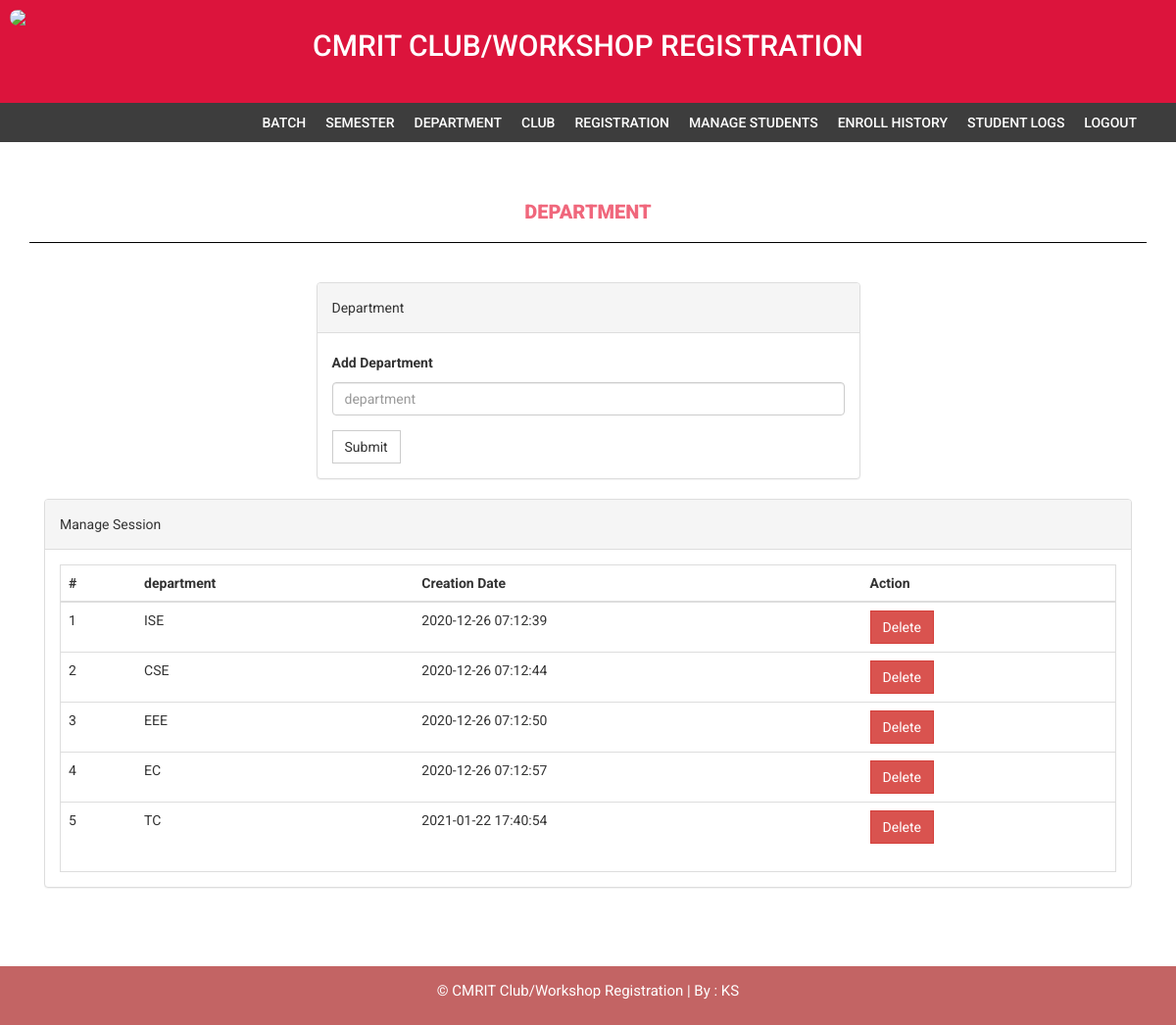
The page /admin/department.php (signed in) on the database its author committed.
### tables this page shows
CREATE TABLE `department` (
  `id` int(11) NOT NULL,
  `department` varchar(255) DEFAULT NULL,
  `creationDate` timestamp NULL DEFAULT current_timestamp()
);

### admin/department.php (the view, shortened to what this page needs)
<?php
if(strlen($_SESSION['alogin'])==0)
    {
header('location:index.php');
}
else{
?>
<!DOCTYPE html>
<html xmlns="http://www.w3.org/1999/xhtml">
<head>
    <link href="assets/css/bootstrap.css" rel="stylesheet" />
    <link href="assets/css/font-awesome.css" rel="stylesheet" />
    <link href="assets/css/style.css" rel="stylesheet" />
</head>
<body>
<?php include('includes/header.php');?>
<?php if($_SESSION['alogin']!="")
{
 include('includes/menubar.php');
}
 ?>
    <div class="content-wrapper">
        <div class="container">
              <div class="row">
                    <div class="col-md-12">
                        <h1 class="page-head-line" style="text-align:center;">Department  </h1>
                    </div>
                </div>
                <div class="row" >
                  <div class="col-md-3"></div>
                    <div class="col-md-6">
                        <div class="panel panel-default">
                        <div class="panel-heading">
                           Department
                        </div>
                        <div class="panel-body">
                       <form name="dept" method="post">
   <div class="form-group">
    <label for="department">Add Department  </label>
    <input type="text" class="form-control" id="department" name="department" placeholder="department" required />
  </div>
 <button type="submit" name="submit" class="btn btn-default">Submit</button>
</form>
                            </div>
                            </div>
                    </div>
                </div>
                <div class="col-md-12">
                    <div class="panel panel-default">
                        <div class="panel-heading">
                            Manage Session
                        </div>
                        <div class="panel-body">
                            <div class="table-responsive table-bordered">
                                <table class="table">
                                    <thead>
                                        <tr>
                                            <th>#</th>
                                            <th>department</th>
                                            <th>Creation Date</th>
                                            <th>Action</th>
                                        </tr>
                                    </thead>
                                    <tbody>
<?php
$sql=mysqli_query($con,"select * from department");
$cnt=1;
while($row=mysqli_fetch_array($sql))
{
?>
                                        <tr>
                                            <td><?php echo $cnt;?></td>
                                            <td><?php echo htmlentities($row['department']);?></td>
                                            <td><?php echo htmlentities($row['creationDate']);?></td>
                                            <td>
  <a href="department.php?id=<?php echo $row['id']?>&del=delete" onClick="return confirm('Are you sure you want to delete?')">
                                            <button class="btn btn-danger">Delete</button>
</a>
                                            </td>
                                        </tr>
<?php
$cnt++;
} ?>
                                    </tbody>
                                </table>
                            </div>
                        </div>
                    </div>
                </div>
            </div>
        </div>
  <?php include('includes/footer.php');?>
</body>
</html>
<?php } ?>

### admin/assets/css/style.css (style rules this page uses)
body { font-family: 'Roboto', sans-serif; line-height: 30px; }
.content-wrapper { margin-top: 40px; min-height: 600px; padding-bottom: 60px; }
.page-head-line { font-weight: 900; padding-bottom: 20px; border-bottom: 0.5px solid black; text-transform: uppercase; color: #F0677C; font-size: 20px; margin-bottom: 40px; position:relative; }
.btn { border-radius: 0px; -webkit-border-radius: 0px; -moz-border-radius: 0px; }

### rows shown on the page
department: department "ISE", creationDate "2020-12-26 07:12:39"
department: department "CSE", creationDate "2020-12-26 07:12:44"
department: department "EEE", creationDate "2020-12-26 07:12:50"
department: department "EC", creationDate "2020-12-26 07:12:57"
department: department "TC", creationDate "2021-01-22 17:40:54"
